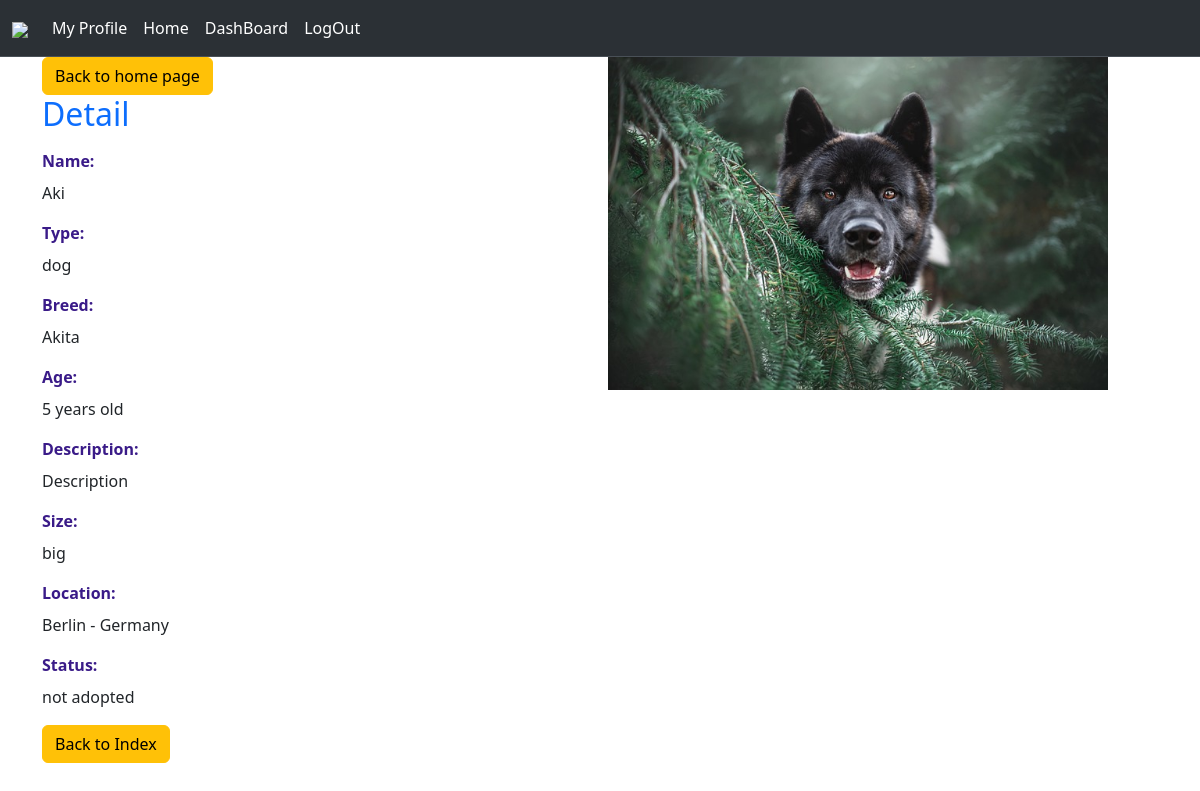
Screenshot of /detail.php?detail=8 (signed in) with the database file from the repository.
### tables this page shows
CREATE TABLE `pets` (
  `id` int(11) NOT NULL,
  `name` varchar(255) DEFAULT NULL,
  `species` enum('dog','cat','bird','hamster','fish','other') DEFAULT NULL,
  `description` text DEFAULT NULL,
  `location` varchar(255) DEFAULT NULL,
  `added_by` int(11) DEFAULT NULL,
  `breed` varchar(100) DEFAULT 'No Breed',
  `status` enum('not adopted','adopted','pending') DEFAULT 'not adopted',
  `age` int(11) NOT NULL,
  `image` varchar(150) DEFAULT 'default.jpg',
  `size` enum('small','medium','big') NOT NULL
);

### public/functions.php (called while the page is built, shortened)
<?php
function retreive_form_database($connect ,$sql) {
    $result = mysqli_query($connect , $sql);
    $row = mysqli_fetch_assoc($result);
    if (mysqli_num_rows($result) > 0) {
        return $row;
    }
    return false;
}
?>

### detail.php (the view, shortened to what this page needs)
<?php
    require_once "public/components/db_connect.php";
    require_once "public/functions.php";
    $pet_id = 0;
    if (isset($_GET['detail'])) {
        $pet_id = $_GET['detail'];
    }
    $name = $name_error = $breed = $breed_error = $age = $age_error = $picture ="";
    $type = $type_error = $description = $description_error = $location = $location_error = "";
    $sql = "select * from pets where id =". $pet_id;
    $row = retreive_form_database($connect ,$sql);
    if ($row) {
        $name = $row['name'];
        $breed = $row['breed'];
        $age = $row['age'];
        $type = $row['species'];
        $size = $row['size'];
        $description = $row['description'];
        $location = $row['location'];
        $status = $row['status'];
        $picture = $row['image'];
    }
?>
<!DOCTYPE html>
<html lang="en">
<head>
    <link href="https://cdn.jsdelivr.net/npm/bootstrap@5.3.0/dist/css/bootstrap.min.css"  rel="stylesheet">
    <link rel="stylesheet" href="public/components/css/main.css">
</head>
<body>
    <?php
        include  "public/components/navbar.php";
    ?>
    <div class="container ">
    <div class="grid-container-2 ">
    <div>
            <a href="index.php" class="btn btn-warning">Back to home page</a>
            <div>
                <h2 class="text-primary">Detail</h2>
            </div>
            <div class="mb-3 mt-3 w-90">
                <label for="name" class= "form-label">Name: </label><br><?=$name ?>
            </div>
            <div class="mb-3 w-90">
                <label for="type" class="form-label">Type: </label><br><?=$type ?>
            </div>
            <div class="mb-3 w-90">
                <label for="breed" class="form-label">Breed: </label><br><?=$breed ?>
            </div>
            <div class="mb-3 w-90">
                <label for="age" class="form-label">Age:</label><br><?=$age ?> years old
            </div>
            <div class="mb-3 mt-3 w-90">
                <label for="description" class= "form-label">Description:</label><br><?=$description ?>
            </div>
            <div class="mb-3 w-90">
                <label for="size" class="form-label">Size:</label><br><?=$size ?>
            </div>
            <div class="mb-3 mt-3 w-90">
                <label for="location" class= "form-label">Location:</label><br><?=$location ?>
            </div>
            <div class="mb-3 mt-3 w-90">
                <label for="vaccinated" class= "form-label">Status:</label><br><?=$status ?>
            </div>
            <a href="index.php" class="btn btn-warning">Back to Index</a>
    </div>
    <div>
        <div class="mb-3 d-flex justify-content-center  ">
            <img src="public/images/pet_images/<?=$picture ?>" class="detail_pic" >
        </div>
    </div>
    </div>
    </div>
</body>
</html>

### public/components/css/main.css (style rules this page uses)
.grid-container-2 { display: grid; grid-template-columns: auto 600px; grid-gap: 10px; padding: 0px; }
.detail_pic { width: 500px; }
.form-label { color: rgb(58, 27, 136); font-weight: bold; }

### rows the page displays
pets: name "Aki", species "dog", breed "Akita", age "5", description "Description", size "big", location "Berlin - Germany", status "not adopted", image (picture)
